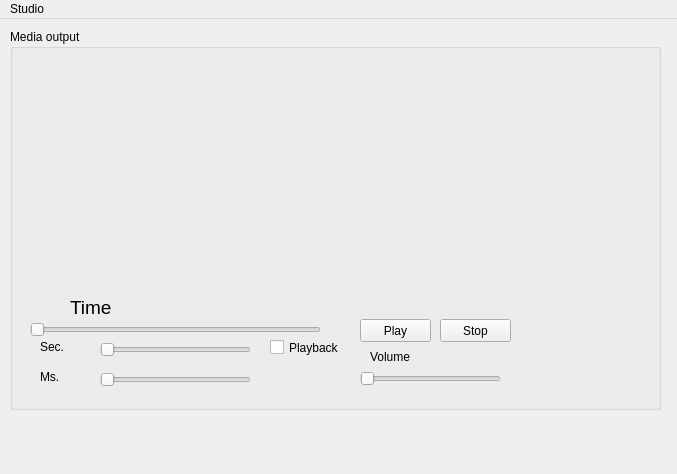
<?xml version="1.0" encoding="UTF-8"?>
<ui version="4.0">
 <class>StudioWindow</class>
 <widget class="QMainWindow" name="StudioWindow">
  <property name="geometry">
   <rect>
    <x>0</x>
    <y>0</y>
    <width>677</width>
    <height>474</height>
   </rect>
  </property>
  <property name="windowTitle">
   <string>Subtitle Studio</string>
  </property>
  <widget class="QWidget" name="centralwidget">
   <widget class="QGroupBox" name="mediaOutBox">
    <property name="geometry">
     <rect>
      <x>10</x>
      <y>10</y>
      <width>651</width>
      <height>381</height>
     </rect>
    </property>
    <property name="contextMenuPolicy">
     <enum>Qt::DefaultContextMenu</enum>
    </property>
    <property name="title">
     <string>Media output</string>
    </property>
    <widget class="QPushButton" name="playBtn">
     <property name="geometry">
      <rect>
       <x>350</x>
       <y>290</y>
       <width>71</width>
       <height>23</height>
      </rect>
     </property>
     <property name="text">
      <string>Play</string>
     </property>
    </widget>
    <widget class="QPushButton" name="stopBtn">
     <property name="geometry">
      <rect>
       <x>430</x>
       <y>290</y>
       <width>71</width>
       <height>23</height>
      </rect>
     </property>
     <property name="text">
      <string>Stop</string>
     </property>
    </widget>
    <widget class="QWidget" name="videoWidget" native="true">
     <property name="geometry">
      <rect>
       <x>10</x>
       <y>20</y>
       <width>631</width>
       <height>241</height>
      </rect>
     </property>
    </widget>
    <widget class="QSlider" name="volSlider">
     <property name="geometry">
      <rect>
       <x>350</x>
       <y>340</y>
       <width>141</width>
       <height>20</height>
      </rect>
     </property>
     <property name="maximum">
      <number>100</number>
     </property>
     <property name="tracking">
      <bool>true</bool>
     </property>
     <property name="orientation">
      <enum>Qt::Horizontal</enum>
     </property>
    </widget>
    <widget class="QLabel" name="volLbl">
     <property name="geometry">
      <rect>
       <x>360</x>
       <y>320</y>
       <width>71</width>
       <height>16</height>
      </rect>
     </property>
     <property name="text">
      <string>Volume</string>
     </property>
    </widget>
    <widget class="QLabel" name="timeLbl">
     <property name="geometry">
      <rect>
       <x>60</x>
       <y>270</y>
       <width>151</width>
       <height>16</height>
      </rect>
     </property>
     <property name="font">
      <font>
       <pointsize>14</pointsize>
      </font>
     </property>
     <property name="text">
      <string>Time</string>
     </property>
    </widget>
    <widget class="QSlider" name="secSlider">
     <property name="geometry">
      <rect>
       <x>90</x>
       <y>310</y>
       <width>151</width>
       <height>22</height>
      </rect>
     </property>
     <property name="maximum">
      <number>60</number>
     </property>
     <property name="orientation">
      <enum>Qt::Horizontal</enum>
     </property>
    </widget>
    <widget class="QSlider" name="timeSlider">
     <property name="geometry">
      <rect>
       <x>20</x>
       <y>290</y>
       <width>291</width>
       <height>22</height>
      </rect>
     </property>
     <property name="maximum">
      <number>1000</number>
     </property>
     <property name="singleStep">
      <number>1</number>
     </property>
     <property name="pageStep">
      <number>10</number>
     </property>
     <property name="tracking">
      <bool>false</bool>
     </property>
     <property name="orientation">
      <enum>Qt::Horizontal</enum>
     </property>
    </widget>
    <widget class="QSlider" name="msSlider">
     <property name="geometry">
      <rect>
       <x>90</x>
       <y>340</y>
       <width>151</width>
       <height>22</height>
      </rect>
     </property>
     <property name="maximum">
      <number>1000</number>
     </property>
     <property name="singleStep">
      <number>10</number>
     </property>
     <property name="pageStep">
      <number>30</number>
     </property>
     <property name="orientation">
      <enum>Qt::Horizontal</enum>
     </property>
    </widget>
    <widget class="QLabel" name="sinfoLbl">
     <property name="geometry">
      <rect>
       <x>30</x>
       <y>310</y>
       <width>51</width>
       <height>16</height>
      </rect>
     </property>
     <property name="text">
      <string>Sec.</string>
     </property>
    </widget>
    <widget class="QLabel" name="msinfoLbl">
     <property name="geometry">
      <rect>
       <x>30</x>
       <y>340</y>
       <width>51</width>
       <height>16</height>
      </rect>
     </property>
     <property name="text">
      <string>Ms.</string>
     </property>
    </widget>
    <widget class="QCheckBox" name="playbCBox">
     <property name="geometry">
      <rect>
       <x>260</x>
       <y>310</y>
       <width>70</width>
       <height>17</height>
      </rect>
     </property>
     <property name="text">
      <string>Playback</string>
     </property>
    </widget>
   </widget>
  </widget>
  <widget class="QMenuBar" name="menuBar">
   <property name="geometry">
    <rect>
     <x>0</x>
     <y>0</y>
     <width>677</width>
     <height>21</height>
    </rect>
   </property>
   <widget class="QMenu" name="menuStudio">
    <property name="title">
     <string>Studio</string>
    </property>
    <addaction name="actionOpen_file"/>
    <addaction name="separator"/>
    <addaction name="actionAbout"/>
    <addaction name="actionQuit"/>
   </widget>
   <addaction name="menuStudio"/>
  </widget>
  <action name="actionOpen_file">
   <property name="text">
    <string>Open file</string>
   </property>
   <property name="shortcut">
    <string>Ctrl+O</string>
   </property>
  </action>
  <action name="actionQuit">
   <property name="text">
    <string>Quit</string>
   </property>
  </action>
  <action name="actionAbout">
   <property name="text">
    <string>About</string>
   </property>
  </action>
 </widget>
 <resources/>
 <connections/>
</ui>
